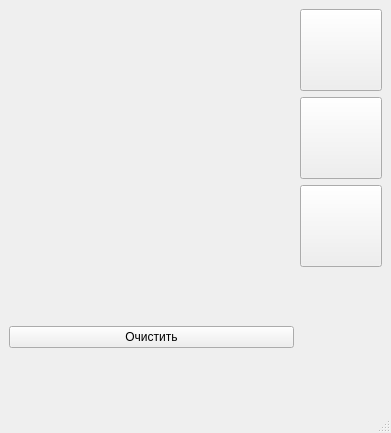
<?xml version="1.0" encoding="UTF-8"?>
<ui version="4.0">
 <class>MainWindow</class>
 <widget class="QMainWindow" name="MainWindow">
  <property name="geometry">
   <rect>
    <x>0</x>
    <y>0</y>
    <width>391</width>
    <height>433</height>
   </rect>
  </property>
  <property name="windowTitle">
   <string>MainWindow</string>
  </property>
  <widget class="QWidget" name="centralwidget">
   <layout class="QGridLayout" name="gridLayout_2">
    <item row="0" column="1">
     <layout class="QGridLayout" name="gridLayoutForButton">
      <item row="0" column="0">
       <widget class="QPushButton" name="circleButton">
        <property name="minimumSize">
         <size>
          <width>82</width>
          <height>82</height>
         </size>
        </property>
        <property name="text">
         <string/>
        </property>
       </widget>
      </item>
      <item row="1" column="0">
       <widget class="QPushButton" name="triangleButton">
        <property name="minimumSize">
         <size>
          <width>82</width>
          <height>82</height>
         </size>
        </property>
        <property name="text">
         <string/>
        </property>
       </widget>
      </item>
      <item row="2" column="0">
       <widget class="QPushButton" name="squareButton">
        <property name="minimumSize">
         <size>
          <width>82</width>
          <height>82</height>
         </size>
        </property>
        <property name="text">
         <string/>
        </property>
       </widget>
      </item>
     </layout>
    </item>
    <item row="0" column="0">
     <spacer name="horizontalSpacer">
      <property name="orientation">
       <enum>Qt::Horizontal</enum>
      </property>
      <property name="sizeHint" stdset="0">
       <size>
        <width>217</width>
        <height>20</height>
       </size>
      </property>
     </spacer>
    </item>
    <item row="1" column="1">
     <spacer name="verticalSpacer">
      <property name="orientation">
       <enum>Qt::Vertical</enum>
      </property>
      <property name="sizeHint" stdset="0">
       <size>
        <width>20</width>
        <height>40</height>
       </size>
      </property>
     </spacer>
    </item>
    <item row="1" column="0">
     <widget class="QPushButton" name="pushButtonClear">
      <property name="text">
       <string>Очистить</string>
      </property>
     </widget>
    </item>
   </layout>
  </widget>
  <widget class="QMenuBar" name="menubar">
   <property name="geometry">
    <rect>
     <x>0</x>
     <y>0</y>
     <width>391</width>
     <height>20</height>
    </rect>
   </property>
  </widget>
  <widget class="QStatusBar" name="statusbar"/>
 </widget>
 <resources/>
 <connections/>
</ui>
